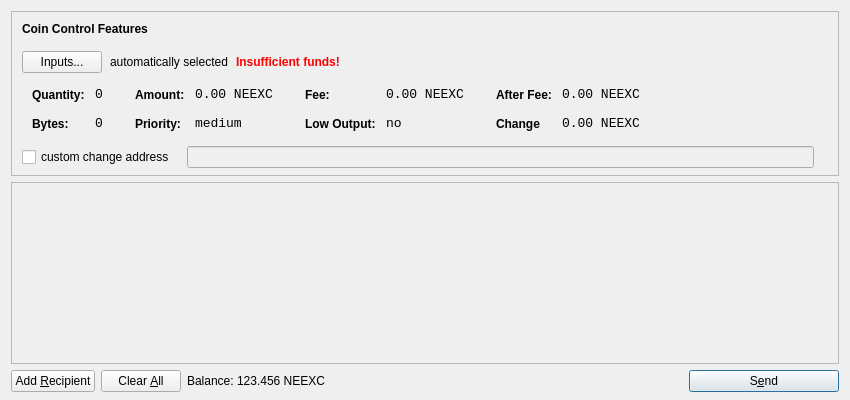
<?xml version="1.0" encoding="UTF-8"?>
<ui version="4.0">
 <class>SendCoinsDialog</class>
 <widget class="QDialog" name="SendCoinsDialog">
  <property name="geometry">
   <rect>
    <x>0</x>
    <y>0</y>
    <width>850</width>
    <height>400</height>
   </rect>
  </property>
  <property name="windowTitle">
   <string>Send Coins</string>
  </property>
  <layout class="QVBoxLayout" name="verticalLayout" stretch="0,1,0">
   <property name="bottomMargin">
    <number>8</number>
   </property>
   <item>
    <widget class="QFrame" name="frameCoinControl">
     <property name="sizePolicy">
      <sizepolicy hsizetype="Expanding" vsizetype="Expanding">
       <horstretch>0</horstretch>
       <verstretch>0</verstretch>
      </sizepolicy>
     </property>
     <property name="maximumSize">
      <size>
       <width>16777215</width>
       <height>16777215</height>
      </size>
     </property>
     <property name="frameShape">
      <enum>QFrame::StyledPanel</enum>
     </property>
     <property name="frameShadow">
      <enum>QFrame::Sunken</enum>
     </property>
     <layout class="QVBoxLayout" name="verticalLayoutCoinControl2">
      <property name="spacing">
       <number>-1</number>
      </property>
      <property name="leftMargin">
       <number>0</number>
      </property>
      <property name="topMargin">
       <number>0</number>
      </property>
      <property name="rightMargin">
       <number>0</number>
      </property>
      <property name="bottomMargin">
       <number>6</number>
      </property>
      <item>
       <layout class="QVBoxLayout" name="verticalLayoutCoinControl" stretch="0,0,0,0,1">
        <property name="spacing">
         <number>0</number>
        </property>
        <property name="leftMargin">
         <number>10</number>
        </property>
        <property name="topMargin">
         <number>10</number>
        </property>
        <item>
         <layout class="QHBoxLayout" name="horizontalLayoutCoinControl1">
          <property name="bottomMargin">
           <number>15</number>
          </property>
          <item>
           <widget class="QLabel" name="labelCoinControlFeatures">
            <property name="sizePolicy">
             <sizepolicy hsizetype="Preferred" vsizetype="Maximum">
              <horstretch>0</horstretch>
              <verstretch>0</verstretch>
             </sizepolicy>
            </property>
            <property name="font">
             <font>
              <weight>75</weight>
              <bold>true</bold>
             </font>
            </property>
            <property name="styleSheet">
             <string notr="true">font-weight:bold;</string>
            </property>
            <property name="text">
             <string>Coin Control Features</string>
            </property>
           </widget>
          </item>
         </layout>
        </item>
        <item>
         <layout class="QHBoxLayout" name="horizontalLayoutCoinControl2" stretch="0,0,0,0">
          <property name="spacing">
           <number>8</number>
          </property>
          <property name="bottomMargin">
           <number>10</number>
          </property>
          <item>
           <widget class="QPushButton" name="pushButtonCoinControl">
            <property name="styleSheet">
             <string notr="true"/>
            </property>
            <property name="text">
             <string>Inputs...</string>
            </property>
           </widget>
          </item>
          <item>
           <widget class="QLabel" name="labelCoinControlAutomaticallySelected">
            <property name="text">
             <string>automatically selected</string>
            </property>
            <property name="margin">
             <number>5</number>
            </property>
           </widget>
          </item>
          <item>
           <widget class="QLabel" name="labelCoinControlInsuffFunds">
            <property name="font">
             <font>
              <weight>75</weight>
              <bold>true</bold>
             </font>
            </property>
            <property name="styleSheet">
             <string notr="true">color:red;font-weight:bold;</string>
            </property>
            <property name="text">
             <string>Insufficient funds!</string>
            </property>
            <property name="margin">
             <number>5</number>
            </property>
           </widget>
          </item>
          <item>
           <spacer name="horizontalSpacerCoinControl">
            <property name="orientation">
             <enum>Qt::Horizontal</enum>
            </property>
            <property name="sizeHint" stdset="0">
             <size>
              <width>40</width>
              <height>1</height>
             </size>
            </property>
           </spacer>
          </item>
         </layout>
        </item>
        <item>
         <widget class="QWidget" name="widgetCoinControl" native="true">
          <property name="sizePolicy">
           <sizepolicy hsizetype="Preferred" vsizetype="Preferred">
            <horstretch>0</horstretch>
            <verstretch>0</verstretch>
           </sizepolicy>
          </property>
          <property name="minimumSize">
           <size>
            <width>0</width>
            <height>0</height>
           </size>
          </property>
          <property name="styleSheet">
           <string notr="true"/>
          </property>
          <layout class="QHBoxLayout" name="horizontalLayoutCoinControl5">
           <property name="leftMargin">
            <number>0</number>
           </property>
           <property name="topMargin">
            <number>0</number>
           </property>
           <property name="rightMargin">
            <number>0</number>
           </property>
           <property name="bottomMargin">
            <number>0</number>
           </property>
           <item>
            <layout class="QHBoxLayout" name="horizontalLayoutCoinControl3" stretch="0,0,0,1">
             <property name="spacing">
              <number>20</number>
             </property>
             <property name="topMargin">
              <number>0</number>
             </property>
             <property name="bottomMargin">
              <number>10</number>
             </property>
             <item>
              <layout class="QFormLayout" name="formLayoutCoinControl1">
               <property name="horizontalSpacing">
                <number>10</number>
               </property>
               <property name="verticalSpacing">
                <number>14</number>
               </property>
               <property name="leftMargin">
                <number>10</number>
               </property>
               <property name="topMargin">
                <number>4</number>
               </property>
               <property name="rightMargin">
                <number>6</number>
               </property>
               <item row="0" column="0">
                <widget class="QLabel" name="labelCoinControlQuantityText">
                 <property name="styleSheet">
                  <string notr="true">font-weight:bold;</string>
                 </property>
                 <property name="text">
                  <string>Quantity:</string>
                 </property>
                 <property name="margin">
                  <number>0</number>
                 </property>
                </widget>
               </item>
               <item row="0" column="1">
                <widget class="QLabel" name="labelCoinControlQuantity">
                 <property name="font">
                  <font>
                   <family>Monospace</family>
                   <pointsize>10</pointsize>
                  </font>
                 </property>
                 <property name="cursor">
                  <cursorShape>IBeamCursor</cursorShape>
                 </property>
                 <property name="contextMenuPolicy">
                  <enum>Qt::ActionsContextMenu</enum>
                 </property>
                 <property name="text">
                  <string>0</string>
                 </property>
                 <property name="margin">
                  <number>0</number>
                 </property>
                 <property name="textInteractionFlags">
                  <set>Qt::LinksAccessibleByMouse|Qt::TextSelectableByKeyboard|Qt::TextSelectableByMouse</set>
                 </property>
                </widget>
               </item>
               <item row="1" column="0">
                <widget class="QLabel" name="labelCoinControlBytesText">
                 <property name="styleSheet">
                  <string notr="true">font-weight:bold;</string>
                 </property>
                 <property name="text">
                  <string>Bytes:</string>
                 </property>
                </widget>
               </item>
               <item row="1" column="1">
                <widget class="QLabel" name="labelCoinControlBytes">
                 <property name="font">
                  <font>
                   <family>Monospace</family>
                   <pointsize>10</pointsize>
                  </font>
                 </property>
                 <property name="cursor">
                  <cursorShape>IBeamCursor</cursorShape>
                 </property>
                 <property name="contextMenuPolicy">
                  <enum>Qt::ActionsContextMenu</enum>
                 </property>
                 <property name="text">
                  <string>0</string>
                 </property>
                 <property name="textInteractionFlags">
                  <set>Qt::LinksAccessibleByMouse|Qt::TextSelectableByKeyboard|Qt::TextSelectableByMouse</set>
                 </property>
                </widget>
               </item>
              </layout>
             </item>
             <item>
              <layout class="QFormLayout" name="formLayoutCoinControl2">
               <property name="horizontalSpacing">
                <number>10</number>
               </property>
               <property name="verticalSpacing">
                <number>14</number>
               </property>
               <property name="leftMargin">
                <number>6</number>
               </property>
               <property name="topMargin">
                <number>4</number>
               </property>
               <property name="rightMargin">
                <number>6</number>
               </property>
               <item row="0" column="0">
                <widget class="QLabel" name="labelCoinControlAmountText">
                 <property name="styleSheet">
                  <string notr="true">font-weight:bold;</string>
                 </property>
                 <property name="text">
                  <string>Amount:</string>
                 </property>
                 <property name="margin">
                  <number>0</number>
                 </property>
                </widget>
               </item>
               <item row="0" column="1">
                <widget class="QLabel" name="labelCoinControlAmount">
                 <property name="font">
                  <font>
                   <family>Monospace</family>
                   <pointsize>10</pointsize>
                  </font>
                 </property>
                 <property name="cursor">
                  <cursorShape>IBeamCursor</cursorShape>
                 </property>
                 <property name="contextMenuPolicy">
                  <enum>Qt::ActionsContextMenu</enum>
                 </property>
                 <property name="text">
                  <string>0.00 NEEXC</string>
                 </property>
                 <property name="textInteractionFlags">
                  <set>Qt::LinksAccessibleByMouse|Qt::TextSelectableByKeyboard|Qt::TextSelectableByMouse</set>
                 </property>
                </widget>
               </item>
               <item row="1" column="0">
                <widget class="QLabel" name="labelCoinControlPriorityText">
                 <property name="styleSheet">
                  <string notr="true">font-weight:bold;</string>
                 </property>
                 <property name="text">
                  <string>Priority:</string>
                 </property>
                </widget>
               </item>
               <item row="1" column="1">
                <widget class="QLabel" name="labelCoinControlPriority">
                 <property name="font">
                  <font>
                   <family>Monospace</family>
                   <pointsize>10</pointsize>
                  </font>
                 </property>
                 <property name="cursor">
                  <cursorShape>IBeamCursor</cursorShape>
                 </property>
                 <property name="contextMenuPolicy">
                  <enum>Qt::ActionsContextMenu</enum>
                 </property>
                 <property name="text">
                  <string>medium</string>
                 </property>
                 <property name="textInteractionFlags">
                  <set>Qt::LinksAccessibleByMouse|Qt::TextSelectableByKeyboard|Qt::TextSelectableByMouse</set>
                 </property>
                </widget>
               </item>
              </layout>
             </item>
             <item>
              <layout class="QFormLayout" name="formLayoutCoinControl3">
               <property name="horizontalSpacing">
                <number>10</number>
               </property>
               <property name="verticalSpacing">
                <number>14</number>
               </property>
               <property name="leftMargin">
                <number>6</number>
               </property>
               <property name="topMargin">
                <number>4</number>
               </property>
               <property name="rightMargin">
                <number>6</number>
               </property>
               <item row="0" column="0">
                <widget class="QLabel" name="labelCoinControlFeeText">
                 <property name="styleSheet">
                  <string notr="true">font-weight:bold;</string>
                 </property>
                 <property name="text">
                  <string>Fee:</string>
                 </property>
                 <property name="margin">
                  <number>0</number>
                 </property>
                </widget>
               </item>
               <item row="0" column="1">
                <widget class="QLabel" name="labelCoinControlFee">
                 <property name="font">
                  <font>
                   <family>Monospace</family>
                   <pointsize>10</pointsize>
                  </font>
                 </property>
                 <property name="cursor">
                  <cursorShape>IBeamCursor</cursorShape>
                 </property>
                 <property name="contextMenuPolicy">
                  <enum>Qt::ActionsContextMenu</enum>
                 </property>
                 <property name="text">
                  <string>0.00 NEEXC</string>
                 </property>
                 <property name="textInteractionFlags">
                  <set>Qt::LinksAccessibleByMouse|Qt::TextSelectableByKeyboard|Qt::TextSelectableByMouse</set>
                 </property>
                </widget>
               </item>
               <item row="1" column="0">
                <widget class="QLabel" name="labelCoinControlLowOutputText">
                 <property name="styleSheet">
                  <string notr="true">font-weight:bold;</string>
                 </property>
                 <property name="text">
                  <string>Low Output:</string>
                 </property>
                </widget>
               </item>
               <item row="1" column="1">
                <widget class="QLabel" name="labelCoinControlLowOutput">
                 <property name="font">
                  <font>
                   <family>Monospace</family>
                   <pointsize>10</pointsize>
                  </font>
                 </property>
                 <property name="cursor">
                  <cursorShape>IBeamCursor</cursorShape>
                 </property>
                 <property name="contextMenuPolicy">
                  <enum>Qt::ActionsContextMenu</enum>
                 </property>
                 <property name="text">
                  <string>no</string>
                 </property>
                 <property name="textInteractionFlags">
                  <set>Qt::LinksAccessibleByMouse|Qt::TextSelectableByKeyboard|Qt::TextSelectableByMouse</set>
                 </property>
                </widget>
               </item>
              </layout>
             </item>
             <item>
              <layout class="QFormLayout" name="formLayoutCoinControl4">
               <property name="horizontalSpacing">
                <number>10</number>
               </property>
               <property name="verticalSpacing">
                <number>14</number>
               </property>
               <property name="leftMargin">
                <number>6</number>
               </property>
               <property name="topMargin">
                <number>4</number>
               </property>
               <property name="rightMargin">
                <number>6</number>
               </property>
               <item row="0" column="0">
                <widget class="QLabel" name="labelCoinControlAfterFeeText">
                 <property name="styleSheet">
                  <string notr="true">font-weight:bold;</string>
                 </property>
                 <property name="text">
                  <string>After Fee:</string>
                 </property>
                 <property name="margin">
                  <number>0</number>
                 </property>
                </widget>
               </item>
               <item row="0" column="1">
                <widget class="QLabel" name="labelCoinControlAfterFee">
                 <property name="font">
                  <font>
                   <family>Monospace</family>
                   <pointsize>10</pointsize>
                  </font>
                 </property>
                 <property name="cursor">
                  <cursorShape>IBeamCursor</cursorShape>
                 </property>
                 <property name="contextMenuPolicy">
                  <enum>Qt::ActionsContextMenu</enum>
                 </property>
                 <property name="text">
                  <string>0.00 NEEXC</string>
                 </property>
                 <property name="textInteractionFlags">
                  <set>Qt::LinksAccessibleByMouse|Qt::TextSelectableByKeyboard|Qt::TextSelectableByMouse</set>
                 </property>
                </widget>
               </item>
               <item row="1" column="0">
                <widget class="QLabel" name="labelCoinControlChangeText">
                 <property name="styleSheet">
                  <string notr="true">font-weight:bold;</string>
                 </property>
                 <property name="text">
                  <string>Change</string>
                 </property>
                </widget>
               </item>
               <item row="1" column="1">
                <widget class="QLabel" name="labelCoinControlChange">
                 <property name="font">
                  <font>
                   <family>Monospace</family>
                   <pointsize>10</pointsize>
                  </font>
                 </property>
                 <property name="cursor">
                  <cursorShape>IBeamCursor</cursorShape>
                 </property>
                 <property name="contextMenuPolicy">
                  <enum>Qt::ActionsContextMenu</enum>
                 </property>
                 <property name="text">
                  <string>0.00 NEEXC</string>
                 </property>
                 <property name="textInteractionFlags">
                  <set>Qt::LinksAccessibleByMouse|Qt::TextSelectableByKeyboard|Qt::TextSelectableByMouse</set>
                 </property>
                </widget>
               </item>
              </layout>
             </item>
            </layout>
           </item>
          </layout>
         </widget>
        </item>
        <item>
         <layout class="QHBoxLayout" name="horizontalLayoutCoinControl4" stretch="0,0,0">
          <property name="spacing">
           <number>12</number>
          </property>
          <property name="sizeConstraint">
           <enum>QLayout::SetDefaultConstraint</enum>
          </property>
          <property name="topMargin">
           <number>5</number>
          </property>
          <property name="rightMargin">
           <number>5</number>
          </property>
          <item>
           <widget class="QCheckBox" name="checkBoxCoinControlChange">
            <property name="text">
             <string>custom change address</string>
            </property>
           </widget>
          </item>
          <item>
           <widget class="QLineEdit" name="lineEditCoinControlChange">
            <property name="enabled">
             <bool>false</bool>
            </property>
            <property name="sizePolicy">
             <sizepolicy hsizetype="Expanding" vsizetype="Fixed">
              <horstretch>0</horstretch>
              <verstretch>0</verstretch>
             </sizepolicy>
            </property>
           </widget>
          </item>
          <item>
           <widget class="QLabel" name="labelCoinControlChangeLabel">
            <property name="sizePolicy">
             <sizepolicy hsizetype="Preferred" vsizetype="Expanding">
              <horstretch>0</horstretch>
              <verstretch>0</verstretch>
             </sizepolicy>
            </property>
            <property name="minimumSize">
             <size>
              <width>0</width>
              <height>0</height>
             </size>
            </property>
            <property name="text">
             <string/>
            </property>
            <property name="margin">
             <number>3</number>
            </property>
           </widget>
          </item>
         </layout>
        </item>
        <item>
         <spacer name="verticalSpacerCoinControl">
          <property name="orientation">
           <enum>Qt::Vertical</enum>
          </property>
          <property name="sizeHint" stdset="0">
           <size>
            <width>800</width>
            <height>1</height>
           </size>
          </property>
         </spacer>
        </item>
       </layout>
      </item>
     </layout>
    </widget>
   </item>
   <item>
    <widget class="QScrollArea" name="scrollArea">
     <property name="widgetResizable">
      <bool>true</bool>
     </property>
     <widget class="QWidget" name="scrollAreaWidgetContents">
      <property name="geometry">
       <rect>
        <x>0</x>
        <y>0</y>
        <width>824</width>
        <height>141</height>
       </rect>
      </property>
      <layout class="QVBoxLayout" name="verticalLayout_2">
       <property name="leftMargin">
        <number>0</number>
       </property>
       <property name="topMargin">
        <number>0</number>
       </property>
       <property name="rightMargin">
        <number>0</number>
       </property>
       <property name="bottomMargin">
        <number>0</number>
       </property>
       <item>
        <layout class="QVBoxLayout" name="entries">
         <property name="spacing">
          <number>6</number>
         </property>
        </layout>
       </item>
       <item>
        <spacer name="verticalSpacer">
         <property name="orientation">
          <enum>Qt::Vertical</enum>
         </property>
         <property name="sizeHint" stdset="0">
          <size>
           <width>20</width>
           <height>40</height>
          </size>
         </property>
        </spacer>
       </item>
      </layout>
     </widget>
    </widget>
   </item>
   <item>
    <layout class="QHBoxLayout" name="horizontalLayout">
     <item>
      <widget class="QPushButton" name="addButton">
       <property name="toolTip">
        <string>Send to multiple recipients at once</string>
       </property>
       <property name="text">
        <string>Add &amp;Recipient</string>
       </property>
       <property name="icon">
        <iconset resource="../bitcoin.qrc">
         <normaloff>:/icons/add</normaloff>:/icons/add</iconset>
       </property>
       <property name="autoDefault">
        <bool>false</bool>
       </property>
      </widget>
     </item>
     <item>
      <widget class="QPushButton" name="clearButton">
       <property name="sizePolicy">
        <sizepolicy hsizetype="Minimum" vsizetype="Fixed">
         <horstretch>0</horstretch>
         <verstretch>0</verstretch>
        </sizepolicy>
       </property>
       <property name="toolTip">
        <string>Remove all transaction fields</string>
       </property>
       <property name="text">
        <string>Clear &amp;All</string>
       </property>
       <property name="icon">
        <iconset resource="../bitcoin.qrc">
         <normaloff>:/icons/remove</normaloff>:/icons/remove</iconset>
       </property>
       <property name="autoRepeatDelay">
        <number>300</number>
       </property>
       <property name="autoDefault">
        <bool>false</bool>
       </property>
      </widget>
     </item>
     <item>
      <layout class="QHBoxLayout" name="horizontalLayout_2">
       <property name="spacing">
        <number>3</number>
       </property>
       <item>
        <widget class="QLabel" name="label">
         <property name="sizePolicy">
          <sizepolicy hsizetype="Preferred" vsizetype="Fixed">
           <horstretch>0</horstretch>
           <verstretch>0</verstretch>
          </sizepolicy>
         </property>
         <property name="text">
          <string>Balance:</string>
         </property>
        </widget>
       </item>
       <item>
        <widget class="QLabel" name="labelBalance">
         <property name="sizePolicy">
          <sizepolicy hsizetype="Preferred" vsizetype="Fixed">
           <horstretch>0</horstretch>
           <verstretch>0</verstretch>
          </sizepolicy>
         </property>
         <property name="cursor">
          <cursorShape>IBeamCursor</cursorShape>
         </property>
         <property name="text">
          <string>123.456 NEEXC</string>
         </property>
         <property name="textInteractionFlags">
          <set>Qt::LinksAccessibleByMouse|Qt::TextSelectableByKeyboard|Qt::TextSelectableByMouse</set>
         </property>
        </widget>
       </item>
      </layout>
     </item>
     <item>
      <spacer name="horizontalSpacer">
       <property name="orientation">
        <enum>Qt::Horizontal</enum>
       </property>
       <property name="sizeHint" stdset="0">
        <size>
         <width>40</width>
         <height>20</height>
        </size>
       </property>
      </spacer>
     </item>
     <item>
      <widget class="QPushButton" name="sendButton">
       <property name="minimumSize">
        <size>
         <width>150</width>
         <height>0</height>
        </size>
       </property>
       <property name="toolTip">
        <string>Confirm the send action</string>
       </property>
       <property name="text">
        <string>S&amp;end</string>
       </property>
       <property name="icon">
        <iconset resource="../bitcoin.qrc">
         <normaloff>:/icons/send</normaloff>:/icons/send</iconset>
       </property>
       <property name="default">
        <bool>true</bool>
       </property>
      </widget>
     </item>
    </layout>
   </item>
  </layout>
 </widget>
 <resources>
  <include location="../bitcoin.qrc"/>
 </resources>
 <connections/>
</ui>
